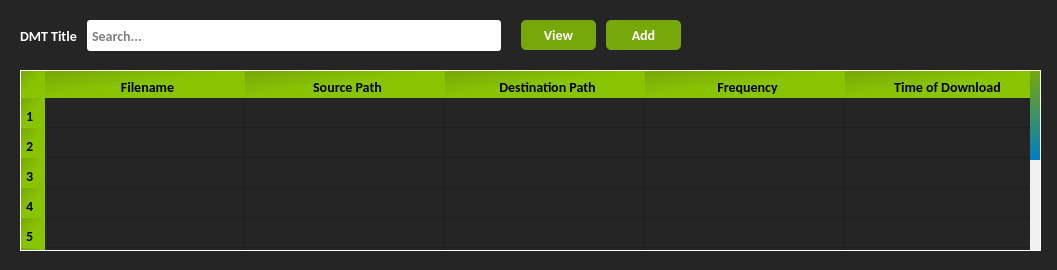
<?xml version="1.0" encoding="UTF-8"?>
<ui version="4.0">
 <class>MainWindow</class>
 <widget class="QMainWindow" name="MainWindow">
  <property name="geometry">
   <rect>
    <x>0</x>
    <y>0</y>
    <width>1057</width>
    <height>270</height>
   </rect>
  </property>
  <property name="baseSize">
   <size>
    <width>0</width>
    <height>7</height>
   </size>
  </property>
  <property name="windowTitle">
   <string>MainWindow</string>
  </property>
  <property name="styleSheet">
   <string notr="true">QWidget{
	background: #252525;
	color: #FFFFFF;
	font-family: Calibri;
	font-size: 14px;
	font-weight: bold;
	text-decoration:none;
}

QPushButton{
	background: qlineargradient(x1: 0, y1: 0, x2: 0, y2: 1, stop: 0 #77a809, stop: 1.0 #89c403);
	background-color:#77a809;
	border-radius:5px;
	border:none;
	color:#FFFFFF;
	font-family:Calibri;
	font-size:14px;
	padding: 6px 10px;
	font-weight: bold;
	text-decoration:none;
}

QPushButton:hover:active{
	background: qlineargradient(x1: 0, y1: 0, x2: 0, y2: 1, stop: 0 #89c403, stop: 1.0 #77a809);
	background-color:#89c403;
}

QPushButton:active{
	position:relative;
	top:1px;
}

 QPushButton:disabled{
	background:linear-gradient(to bottom, #cbcbcb 5%, #bfbfbf 100%);
	background-color:#cbcbcb;
}

QLineEdit {
	color: #000000;
	border: none;
	border-radius: 3px;
	font: 10.5pt &quot;Calibri&quot;;
	background-color: #FFFFFF;
	padding-left: 3px;
	padding-right: 3px;
    padding-top: 1px;
    padding-bottom: 1px;
}

QScrollBar:vertical {              
  border: none;
  background: #F0F0F0;
  width: 10px;
  margin: 0px 0px 0px 0px;
}

QScrollBar:horizontal {              
  border: none;
  background: #F0F0F0;
  width: 10px;
  margin: 0px 0px 0px 0px;
}

QScrollBar::handle:vertical {
 background: qlineargradient(x1: 0, y1: 0, x2: 0, y2: 1, stop: 0 #77a809, stop: 1.0 #007dc1);
 min-height: 0px;
 width: 10px;
}

QScrollBar::handle:horizontal {
 background: qlineargradient(x1: 0, y1: 0, x2: 0, y2: 1, stop: 0 #77a809, stop: 1.0 #007dc1);
 min-height: 0px;
 width: 10px;
}

QScrollBar::add-line:vertical {
  background: qlineargradient(x1: 0, y1: 0, x2: 0, y2: 1, stop: 0 #77a809, stop: 1.0 #007dc1);
  height: 0px;
  width: 10px;
  subcontrol-position: bottom;
  subcontrol-origin: margin;
  border-radius: 5px;
}

QScrollBar::add-line:horizontal {
  background: qlineargradient(x1: 0, y1: 0, x2: 0, y2: 1, stop: 0 #77a809, stop: 1.0 #007dc1);
  height: 0px;
  width: 10px;
  subcontrol-position: bottom;
  subcontrol-origin: margin;
  border-radius: 5px;
}

QScrollBar::sub-line:vertical {
  background: qlineargradient(x1: 0, y1: 0, x2: 0, y2: 1, stop: 0 #77a809, stop: 1.0 #007dc1);
  height: 0 px;
  width: 10px;
  subcontrol-position: top;
  subcontrol-origin: margin;
  border-radius: 5px;
}

QScrollBar::sub-line:horizontal {
  background: qlineargradient(x1: 0, y1: 0, x2: 0, y2: 1, stop: 0 #77a809, stop: 1.0 #007dc1);
  height: 0 px;
  width: 10px;
  subcontrol-position: top;
  subcontrol-origin: margin;
  border-radius: 5px;
}

QScrollBar::sub-page:vertical {
  background: none;
}

QScrollBar::sub-page:horizontal {
  background: none;
}

QScrollBar::add-page:vertical {
  background: none;
}

QScrollBar::add-page:horizontal {
  background: none;
}

QListWidget:item {
  padding-top: 5px;
  padding-bottom: 5px;
}

QTableView {
selection-background-color: qlineargradient(x1: 0, y1: 0, x2: 0.5, y2: 0.5, stop: 0 #007dc1, stop: 1 #0061a7);
color: #FFFFFF;
border: 1px solid white;
}

QTableView QTableCornerButton::section {
background: qlineargradient(x1: 0, y1: 0, x2: 0.5, y2: 0.5, stop: 0 #77a809, stop: 1 #89c403);
}

QHeaderView {
qproperty-defaultAlignment: AlignLeft;
}

QHeaderView:section {
background: qlineargradient(x1: 0, y1: 0, x2: 0.5, y2: 0.5, stop: 0 #77a809, stop: 1 #89c403);
border: 1px white;
padding-left: 5px;
padding-top: 5px;
color: #000000;
}</string>
  </property>
  <widget class="QWidget" name="centralwidget">
   <widget class="QWidget" name="horizontalLayoutWidget">
    <property name="geometry">
     <rect>
      <x>20</x>
      <y>20</y>
      <width>661</width>
      <height>31</height>
     </rect>
    </property>
    <layout class="QHBoxLayout" name="horizontalLayout_2" stretch="5,83,2,5,5">
     <property name="spacing">
      <number>10</number>
     </property>
     <property name="sizeConstraint">
      <enum>QLayout::SetDefaultConstraint</enum>
     </property>
     <property name="topMargin">
      <number>0</number>
     </property>
     <property name="bottomMargin">
      <number>0</number>
     </property>
     <item>
      <widget class="QLabel" name="label">
       <property name="text">
        <string>DMT Title</string>
       </property>
      </widget>
     </item>
     <item>
      <widget class="QLineEdit" name="search">
       <property name="sizePolicy">
        <sizepolicy hsizetype="Expanding" vsizetype="Minimum">
         <horstretch>0</horstretch>
         <verstretch>5</verstretch>
        </sizepolicy>
       </property>
       <property name="minimumSize">
        <size>
         <width>0</width>
         <height>7</height>
        </size>
       </property>
       <property name="placeholderText">
        <string>Search...</string>
       </property>
       <property name="clearButtonEnabled">
        <bool>true</bool>
       </property>
      </widget>
     </item>
     <item>
      <spacer name="horizontalSpacer">
       <property name="orientation">
        <enum>Qt::Horizontal</enum>
       </property>
       <property name="sizeHint" stdset="0">
        <size>
         <width>40</width>
         <height>20</height>
        </size>
       </property>
      </spacer>
     </item>
     <item>
      <widget class="QPushButton" name="view">
       <property name="sizePolicy">
        <sizepolicy hsizetype="Fixed" vsizetype="Fixed">
         <horstretch>0</horstretch>
         <verstretch>0</verstretch>
        </sizepolicy>
       </property>
       <property name="minimumSize">
        <size>
         <width>75</width>
         <height>0</height>
        </size>
       </property>
       <property name="text">
        <string>View</string>
       </property>
      </widget>
     </item>
     <item>
      <widget class="QPushButton" name="add">
       <property name="sizePolicy">
        <sizepolicy hsizetype="Fixed" vsizetype="Fixed">
         <horstretch>0</horstretch>
         <verstretch>0</verstretch>
        </sizepolicy>
       </property>
       <property name="minimumSize">
        <size>
         <width>75</width>
         <height>0</height>
        </size>
       </property>
       <property name="text">
        <string>Add</string>
       </property>
      </widget>
     </item>
    </layout>
   </widget>
   <widget class="QTableWidget" name="tableWidget">
    <property name="geometry">
     <rect>
      <x>20</x>
      <y>70</y>
      <width>1021</width>
      <height>181</height>
     </rect>
    </property>
    <property name="horizontalScrollBarPolicy">
     <enum>Qt::ScrollBarAlwaysOn</enum>
    </property>
    <property name="horizontalScrollMode">
     <enum>QAbstractItemView::ScrollPerPixel</enum>
    </property>
    <property name="sortingEnabled">
     <bool>true</bool>
    </property>
    <property name="rowCount">
     <number>10</number>
    </property>
    <property name="columnCount">
     <number>5</number>
    </property>
    <attribute name="horizontalHeaderMinimumSectionSize">
     <number>200</number>
    </attribute>
    <attribute name="horizontalHeaderDefaultSectionSize">
     <number>200</number>
    </attribute>
    <attribute name="verticalHeaderVisible">
     <bool>true</bool>
    </attribute>
    <row/>
    <row/>
    <row/>
    <row/>
    <row/>
    <row/>
    <row/>
    <row/>
    <row/>
    <row/>
    <column>
     <property name="text">
      <string>Filename</string>
     </property>
    </column>
    <column>
     <property name="text">
      <string>Source Path</string>
     </property>
    </column>
    <column>
     <property name="text">
      <string>Destination Path</string>
     </property>
    </column>
    <column>
     <property name="text">
      <string>Frequency</string>
     </property>
    </column>
    <column>
     <property name="text">
      <string>Time of Download</string>
     </property>
    </column>
   </widget>
  </widget>
 </widget>
 <resources/>
 <connections/>
</ui>
